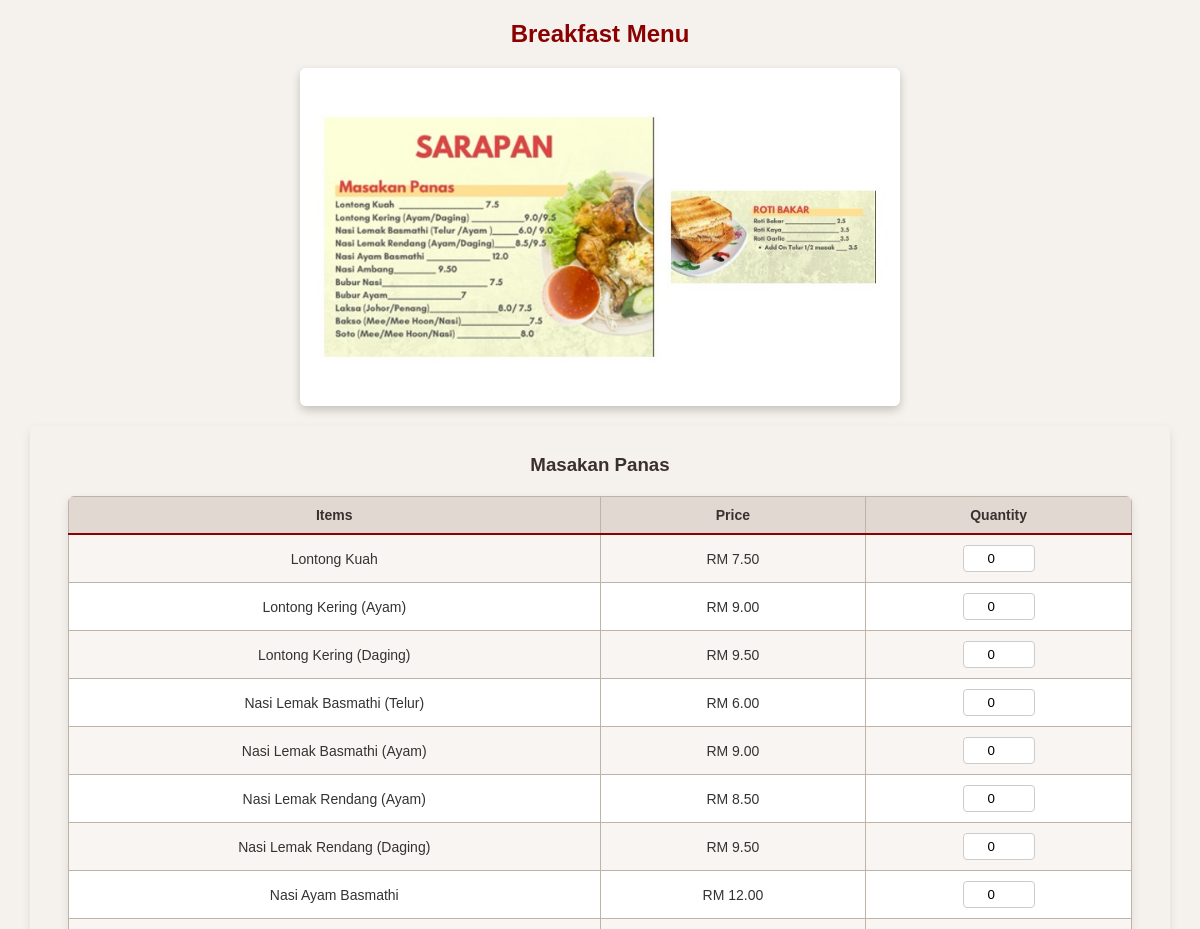
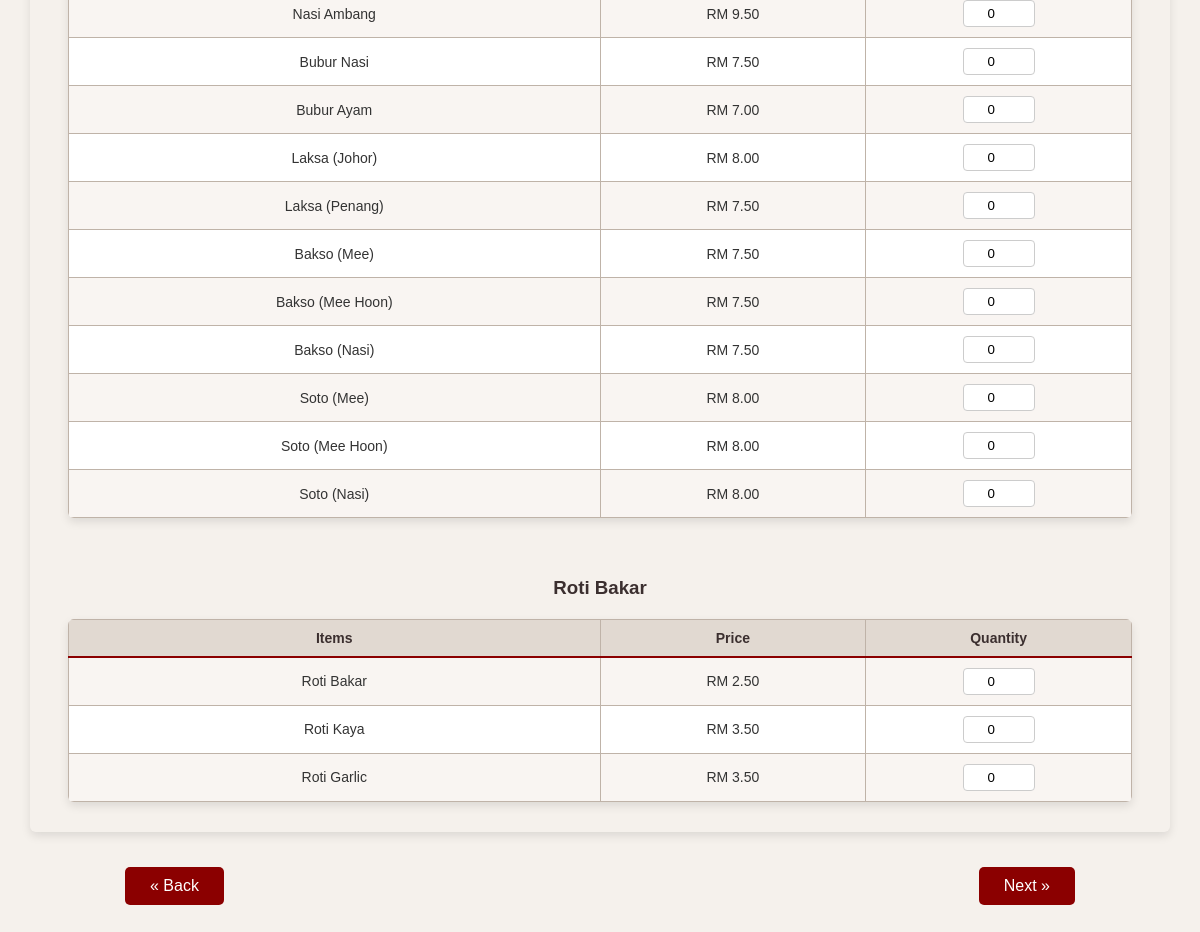
/customer/order.php, run on the app's committed database (2 pictures, top to bottom).
### tables this page shows
CREATE TABLE IF NOT EXISTS `food` (
  `foodID` varchar(255) NOT NULL,
  `Category` enum('Signature','Breakfast','Lunch','Roti','Ikan','Ala-Carte','Ala-Carte 2','Western','Goreng-goreng') NOT NULL,
  `Section` enum('Sup ZZ','Mee Rebus ZZ','Masakan Panas','Roti Bakar','Set Nasi & Lauk','Roti Menu','Ikan Siakap','Bakar-Bakar','Sayur','Aneka Lauk Thai','Goreng Tepung','Sup Ala Thai','Tomyam','Mee Kuah','Nasi Goreng','Mee Goreng','Fried & Grill','Spaghetti','Burger','Sides') NOT NULL,
  `Type` enum('Mee','Mee Hoon','Kuey Teow','Original','Daging','Udang','Sotong') DEFAULT NULL,
  `Name` varchar(255) NOT NULL,
  `Price` decimal(10,2) NOT NULL,
  `Availability` enum('Available','Unavailable') NOT NULL DEFAULT 'Available'
);

### customer/order.php (the view, shortened to what this page needs)
<?php
include '../config.php';
$category = $_GET["category"] ?? "Breakfast";
$fetchFoods = $pdo->prepare("SELECT * FROM food WHERE category = ? ORDER BY CAST(SUBSTRING(foodID,2) AS UNSIGNED)");
$fetchFoods->execute(["$category"]);
$foods = $fetchFoods->fetchAll(PDO::FETCH_ASSOC);
$menuImages = [
  "Signature" => "menuPics/Signature.jpeg",
  "Breakfast" => "menuPics/Breakfast.jpeg",
  "Lunch" => "menuPics/Lunch.jpeg",
  "Roti"  => "menuPics/Roti.jpeg",
  "Ikan"  => "menuPics/Ikan.jpeg",
  "Ala-Carte" => "menuPics/Ala-Carte.jpeg",
  "Ala-Carte 2" => "menuPics/Ala-Carte2.jpeg",
  "Western" => "menuPics/Western.jpeg",
  "Goreng-goreng" => "menuPics/Goreng-goreng.jpeg",
  "Drinks" => "menuPics/Drinks.jpeg"
];
$cap = [
  "Signature" => ["Sections" => ["Sup ZZ", "Mee Rebus ZZ"]],
  "Breakfast" => ["Sections" => ["Masakan Panas", "Roti Bakar"]],
  "Lunch" => ["Sections" => ["Set Nasi & Lauk", "Masakan Panas"]],
  "Roti" => ["Sections" => ["Roti Menu"]],
  "Ikan" => ["Sections" => ["Ikan Siakap", "Bakar-Bakar"]],
  "Ala-Carte" => ["Sections" => ["Sayur", "Aneka Lauk Thai", "Goreng Tepung"]],
  "Ala-Carte 2" => ["Sections" => ["Sup Ala Thai", "Tomyam", "Mee Kuah"]],
  "Western" => ["Sections" => ["Fried & Grill", "Spaghetti", "Burger", "Sides"]],
  "Goreng-goreng" => ["Sections" => ["Nasi Goreng", "Mee Goreng"],],
  "Drinks" => ["Sections" => ["Non-Coffee", "Jus", "Cold Dessert", "Coffee"],]
];
function prtQtt(array $item, string $table, string $category, bool $isTimeValid = true, string $type = null)
{
    if ($category === "Drinks") {
      $key = $item['drinkID'] . '_' . $type;
      return "<input type='number' name='item[$key]' value='0' min='0' max='10' class='qty-input' onfocus='checkLogin(this)'>
              <input type='hidden' name='table[$key]' value='drinks'>
              <input type='hidden' name='type[$key]' value='{$type}'>
              <input type='hidden' name='drinkID[$key]' value='{$item['drinkID']}'>";
    }else{
      $typeInput = '';
      return "<input type='number' name='item[{$item['foodID']}]' value='0' min='0' max='10' class='qty-input' onfocus='checkLogin(this)'>
              <input type='hidden' name='table[{$item['foodID']}]' value='{$table}'>
              {$typeInput}";
    }
}
$currentHour = (int)date('G');
$isTimeValid = ($currentHour >= 7 && $currentHour < 11) || ($currentHour >= 18 && $currentHour < 23);
?>
<!DOCTYPE html>
<html>
<head>
  <link rel="stylesheet" href="style.css">
</head>
<body>
<h2><?=  $category ?> Menu</h2>
<img src= "<?= $menuImages[$category] ?>" alt = "<?=  $category ?> Menu"/>
<form method="POST" action="order.php?category=<?= $category ?>" onsubmit="return validateForm()">
<div>
  <table class="bigTable" border="0">
  <?php
    $sections = $cap[$category]['Sections'] ?? [];
    for ($i = 0; $i < count($sections); $i++):
      $section = $sections[$i];
  ?>
    <tr>
      <td>
        <h3><?=  htmlspecialchars($section) ?></h3>
        <?php if($category === "Drinks"): ?>
          <?php if($section === "Cold Dessert"):?>
            <table class="menuTable">
          <?php else: ?>
            <table class="table-5col">
          <?php endif; ?>
        <?php else: ?>
          <?php if($section === "Mee Kuah"):?>
            <table class="table-5col">
          <?php elseif($section === "Nasi Goreng" || $section === "Mee Goreng"):?>
            <table class="table-9col">
          <?php else: ?>
            <table class="menuTable">
          <?php endif; ?>
        <?php endif; ?>
          <?php if($category === "Drinks"): ?>
            <?php if($section === "Cold Dessert"): ?>
              <tr>
                <th>Items</th>
                <th>Price</th>
                <th>Quantity</th>
              </tr>
            <?php else: ?>
              <tr>
                <th>Items</th>
                <th>Hot</th>
                <th>Quantity</th>
                <th>Cold</th>
                <th>Quantity</th>
              </tr>
            <?php endif; ?>
          <?php else: ?>
            <?php if($section === "Mee Kuah"): ?>
              <tr>
                <th>Items</th>
                <th>Price</th>
                <th>Mee</th>
                <th>Mee Hoon</th>
                <th>Kuey Teow</th>
              </tr>
            <?php else: ?>
              <tr>
                <th>Items</th>
                <th>Price</th>
                <th>Quantity</th>
              </tr>
            <?php endif; ?>
          <?php endif; ?>
          <?php if ($category === "Drinks"): ?>
            <?php if ($section === "Cold Dessert"): ?>
              <?php foreach ($drinks as $drink): ?>
                <?php if ($drink['Section'] === $section): ?>
                  <tr>
                    <td><?= htmlspecialchars($drink['Name']) ?></td>
                    <td>RM <?= number_format($drink['coldPrice'], 2) ?></td>
                    <td><?= prtQtt($drink, "drinks", $category, $isTimeValid, "") ?></td>
                  </tr>
                <?php endif; ?>
              <?php endforeach; ?>
            <?php else: ?>
              <?php foreach ($drinks as $drink): ?>
                <?php if ($drink['Section'] === $section): ?>
                  <tr>
                    <td><?= htmlspecialchars($drink['Name']) ?></td>
                    <?php if ($drink['hotPrice'] === null): ?>
                      <td> - </td>
                      <td> - </td>
                    <?php else: ?>
                      <td>RM <?= number_format($drink['hotPrice'], 2) ?></td>
                      <td><?= prtQtt($drink, "drinks", $category, $isTimeValid, "Hot") ?></td>
                    <?php endif; ?>
                    <?php if ($drink['coldPrice'] === null): ?>
                      <td> - </td>
                      <td> - </td>
                    <?php else: ?>
                      <td>RM <?= number_format($drink['coldPrice'], 2) ?></td>
                      <td><?= prtQtt($drink, "drinks", $category, $isTimeValid, "Cold") ?></td>
                    <?php endif; ?>
                  </tr>
                <?php endif; ?>
              <?php endforeach; ?>
            <?php endif; ?>
          <?php else: ?>
            <?php if ($category === "Ala-Carte 2" && $section === "Mee Kuah"): ?>
              <?php foreach ($meeKuah as $name => $types): ?>
                <tr>
                  <td><?= htmlspecialchars($name) ?></td>
                  <td>RM <?= number_format(reset($types)['Price'], 2) ?></td>
                  <td><?= isset($types['Mee']) ? prtQtt($types['Mee'], "food", $category, $isTimeValid) : '-' ?></td>
                  <td><?= isset($types['Mee Hoon']) ? prtQtt($types['Mee Hoon'], "food", $category, $isTimeValid) : '-' ?></td>
                  <td><?= isset($types['Kuey Teow']) ? prtQtt($types['Kuey Teow'], "food", $category, $isTimeValid) : '-' ?></td>
                </tr>
              <?php endforeach; ?>
            <?php else: ?>
              <?php foreach ($foods as $food): ?>
                <?php if ($food['Section'] === $section): ?>
                  <tr>
                    <td><?= htmlspecialchars($food['Name']) ?></td>
                    <td>RM <?= number_format($food['Price'], 2) ?></td>
                    <td><?= prtQtt($food, "food", $category, $isTimeValid) ?></td>
                  </tr>
                <?php endif; ?>
              <?php endforeach; ?>
            <?php endif;  ?>
          <?php endif; ?>
        </table>
      </td>
    </tr>
  <?php endfor; ?>
  </table>
  <div class="buttonContainer">
    <a href="customerpage.php" class="navButton">« Back</a>
    <?php if ($category === "Ala-Carte" || $category === "Ala-Carte 2" || $category === "Breakfast" || $category === "Signature" || $category === "Western"): ?>
      <input type="submit" name="submit_step1" value="Next »" class="navButton">
    <?php else: ?>
      <input type="submit" name="submit_step2" value="Next »" class="navButton">
    <?php endif; ?>
  </div>
</form>
</body>
</html>

### customer/style.css (style rules this page uses)
body { margin: 0; font-family: Arial, Helvetica, sans-serif; background-color: #f5f1ec; color: #333; text-align: center; }
h2 { color: #8b0000; margin-top: 20px; }
h3 { color: #3b2f2f; margin-bottom: 10px; }
img { width: 60%; max-width: 600px; height: auto; display: block; margin: 20px auto; box-shadow: 0 4px 10px rgba(0,0,0,0.2); border-radius: 6px; }
.bigTable, .menuTable, .table-5col, .table-7col, .table-9col { width: 95%; max-width: 1200px; margin: 20px auto; border-collapse: collapse; box-shadow: 0 4px 10px rgba(0,0,0,0.1); border-radius: 6px; overflow: hidden; }
.menuTable tr, .table-5col tr, .table-7col tr, .table-9col tr { background-color: #ffffff; }
.bigTable td { padding: 10px; }
.menuTable th, .menuTable td, .table-5col th, .table-5col td, .table-7col th, .table-7col td, .table-9col th, .table-9col td { padding: 10px 5px; border: 1px solid #bfb3a8; font-size: 14px; }
.menuTable th, .table-5col th, .table-7col th, .table-9col th { background-color: #E1D9D1; color: #3b2f2f; font-weight: bold; border-bottom: 2px solid #8b0000; }
.menuTable tr:nth-child(even), .table-5col tr:nth-child(even), .table-7col tr:nth-child(even), .table-9col tr:nth-child(even) { background-color: #f9f5f2; }
.menuTable th:nth-child(1), .menuTable td:nth-child(1) { width: 50%; }
.menuTable th:nth-child(2), .menuTable td:nth-child(2) { width: 25%; }
.menuTable th:nth-child(3), .menuTable td:nth-child(3) { width: 25%; }
input[type="number"] { width: 60px; padding: 5px; border: 1px solid #ccc; border-radius: 4px; text-align: center; }
input[type="submit"], .navButton { background-color: #8b0000; color: white; padding: 10px 25px; margin: 15px 5px; border: none; border-radius: 5px; font-size: 16px; cursor: pointer; transition: 0.3s; text-decoration: none; display: inline-block; }
.buttonContainer { display: flex; justify-content: space-between; width: 80%; margin: 20px auto; }
form { margin-bottom: 20px; }

### data on the page
food: Name "Lontong Kuah", Price "7.50"
food: Name "Lontong Kering (Ayam)", Price "9.00"
food: Name "Lontong Kering (Daging)", Price "9.50"
food: Name "Nasi Lemak Basmathi (Telur)", Price "6.00"
food: Name "Nasi Lemak Basmathi (Ayam)", Price "9.00"
food: Name "Nasi Lemak Rendang (Ayam)", Price "8.50"
food: Name "Nasi Lemak Rendang (Daging)", Price "9.50"
food: Name "Nasi Ayam Basmathi", Price "12.00"
food: Name "Nasi Ambang", Price "9.50"
food: Name "Bubur Nasi", Price "7.50"
food: Name "Bubur Ayam", Price "7.00"
food: Name "Laksa (Johor)", Price "8.00"
food: Name "Laksa (Penang)", Price "7.50"
food: Name "Bakso (Mee)", Price "7.50"
food: Name "Bakso (Mee Hoon)", Price "7.50"
food: Name "Bakso (Nasi)", Price "7.50"
food: Name "Soto (Mee)", Price "8.00"
food: Name "Soto (Mee Hoon)", Price "8.00"
food: Name "Soto (Nasi)", Price "8.00"
food: Name "Roti Bakar", Price "2.50"
food: Name "Roti Kaya", Price "3.50"
food: Name "Roti Garlic", Price "3.50"

### other printed values
$category "Breakfast"
$section "Masakan Panas"
$section "Roti Bakar"
